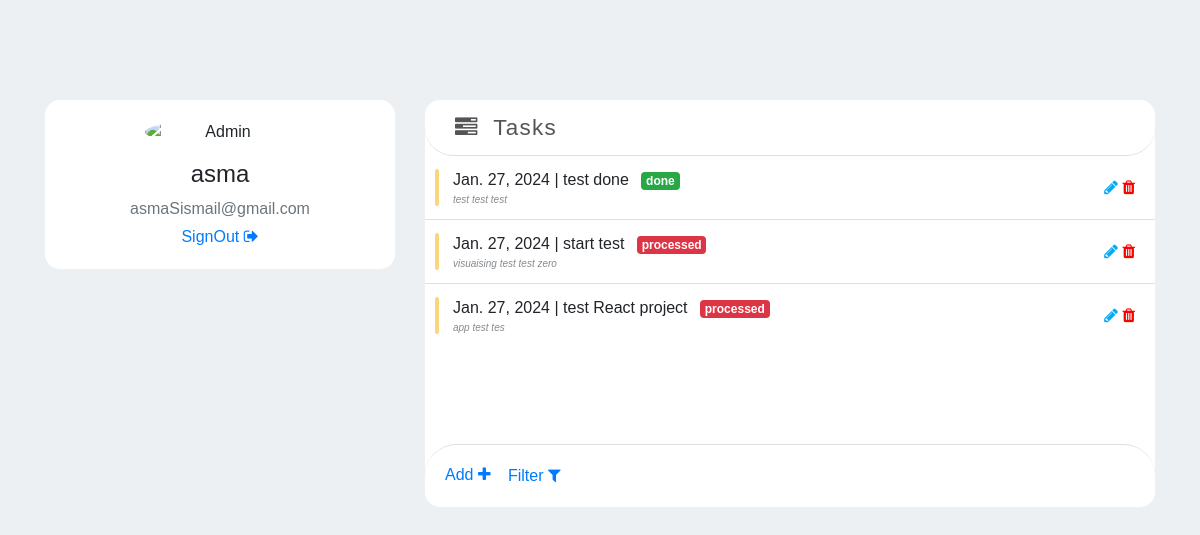
Page /tasks/ (signed in) on the committed database.
### todoListApp/models.py (models this page shows, shortened)
class Task (models.Model):
    STATUS = (('done','DONE'), ('processed', 'PROCESSED'))
    user = models.ForeignKey(User, on_delete=models.CASCADE)
    title= models.CharField(max_length=50,null=False,blank=False)
    description = models.CharField(max_length=200,null = True , blank=True)
    status=models.CharField(choices=STATUS, max_length=10,default='processed')
    date=models.DateField(default=timezone.now)
    class Meta:
        constraints = [
            models.UniqueConstraint(fields=['user', 'title'], name='unique_user_task'),
        ]

### todoListApp/views.py (the view)
# urls.py: path('tasks/', views.Tasks.as_view(), name='tasks'),
class Tasks(LoginRequiredMixin,ListView):
   template_name = 'tasksList.html'
   model=Task
   login_url = 'users:login'
   context_object_name = 'tasks'
   def get_queryset(self):
      filters={}
      context = super().get_queryset()
      filters['user'] = self.request.user
      if self.request.GET.get("page")== None:
           for key, value in self.request.GET.items():
              print("hello world!")
              print(value)
              if value != '*' and value != '':
                filters[key] = value
           new_context = Task.objects.filter(
                   **filters
               )
           return new_context
      return context
   def get_context_data(self, **kwargs):
        context = super().get_context_data(**kwargs)
        Tasks=Task.objects.all()
        return context

### todoListApp/templates/tasksList.html (shortened to what this page needs)
<!DOCTYPE html>
{% load static %}
<head>
  <link rel="stylesheet" href="https://stackpath.bootstrapcdn.com/bootstrap/4.3.1/css/bootstrap.min.css">
  <link rel="stylesheet" href="https://cdnjs.cloudflare.com/ajax/libs/font-awesome/4.7.0/css/font-awesome.min.css">
  <link rel="stylesheet" href="{% static 'taskList.css' %}">
  </head>
<body >
    {% if user.is_authenticated %}
   <div class="container">
    <div class="row ">
        <div class="col-md-4 mb-3">
          <div class="card">
            <div class="card-body">
              <div class="d-flex flex-column align-items-center text-center">
                <img src="{% static 'userLogo' %}" alt="Admin" class="rounded-circle" width="150">
                <div class="mt-3">
                  <h4>{{user.username}}</h4>
                  <p class="text-secondary mb-1">{{user.email}}</p>
                  <a class="primary" href="{% url 'users:logout' %}">SignOut <i class="fa fa-sign-out" aria-hidden="true"></i></a>
                </div>
              </div>
            </div>
          </div>
        </div>
        <div class="col-md-8">
          <div class="card-hover-shadow-2x mb-3 card">
            <div class="card-header-tab card-header">
              <div class="card-header-title font-size-lg text-capitalize font-weight-normal">
                <i class="fa fa-tasks"></i>
                &nbsp; Tasks
             </div>
            </div>
            <div class="scroll-area-sm">
              <perfect-scrollbar class="ps-show-limits">
                <div style="position: static;" class="ps ps--active-y">
                  <div class="ps-content">
                    <ul class=" list-group list-group-flush">
                    {% for task in tasks %}
                      <li class="list-group-item">
                        <div class="todo-indicator bg-warning"></div>
                        <div class="widget-content p-0">
                          <div class="widget-content-wrapper">
                            <div class="widget-content-left">
                              <div class="widget-heading">{{task.date}} | {{task.title}}
                              <div class="badge  {% if task.status == 'processed' %}badge-danger{% else %}badge-success{% endif %}  ml-2">
                                {{task.status}}</div>
                              </div>
                              <div class="widget-subheading"><i>
                                {{ task.description }}
                              </i></div>
                            </div>
                          <div class="widget-content-right">
                            <a class="border-0 btn-transition  success " href="{% url 'todoListApp:Task_update' pk=task.pk %}">
                              <i class="fa fa-pencil"></i></a>
                              <a class="border-0 btn-transition danger" href="{% url 'todoListApp:Task_delete' pk=task.pk %}">
                             <i class="fa fa-trash"></i>
                              </a>
                          </div>
                          </div>
                        </div>
                      </li>
                      {% endfor %}
                    </ul>
                  </div>
                </div>
              </perfect-scrollbar>
            </div>
            <div class="card-footer" id="footer">
                <a class="primary " href="{% url 'todoListApp:Task_New' %}">Add <i class="fa fa-plus"></i></a>
                <button type="button" class="btn btn-link" data-toggle="modal" data-target="#exampleModalCenter">Filter <i class="fa fa-filter"></i></button>
              </div>
            </div>
          </div>
        </div>
    </div>
     {% endif %}
</body>
</html>

### todoListApp/static/taskList.css (style rules this page uses)
* { margin: 0; padding: 0; box-sizing: border-box; font-family: 'Poppins', sans-serif; }
.danger { color: red; }
.success { color:#03A9F4; }
body { background: #ecf0f3; }
i { font-style: italic; }
.container { margin-top:100px; }
.card { border-width: 0; transition: all .2s; border-radius: 15px; }
.card-header:first-child { border-radius: 2rem; }
.card-header { display: flex; align-items: center; border-bottom-width: 1px; padding-top: 0; padding-bottom: 0; padding-right: 0.625rem; height: 3.5rem; background-color: #fff; }
.widget-subheading { color: #858a8e; font-size: 10px; }
.card-header.card-header-tab .card-header-title { display: flex; align-items: center; white-space: nowrap; font-weight: 600; font-size: 1.4rem; letter-spacing: 1.3px; padding-left: 10px; color: #555; border-radius: 2rem; }
.text-capitalize { text-transform: capitalize !important; }
.scroll-area-sm { height: 288px; overflow-x: hidden; }
.list-group-item { position: relative; display: block; padding: 0.75rem 1.25rem; margin-bottom: -1px; background-color: #fff; border: 1px solid rgba(0, 0, 0, 0.125); }
.list-group { display: flex; flex-direction: column; padding-left: 0; margin-bottom: 0; }
.todo-indicator { position: absolute; width: 4px; height: 60%; border-radius: 0.3rem; left: 0.625rem; top: 20%; opacity: .6; transition: opacity .2s; }
.bg-warning { background-color: #f7b924 !important; }
.widget-content { padding: 1rem; flex-direction: row; align-items: center; border-radius: 2rem; }
.widget-content .widget-content-wrapper { display: flex; flex: 1; position: relative; align-items: center; }
.widget-content .widget-content-right { margin-left: auto; }
.btn:not(:disabled):not(.disabled) { cursor: pointer; }
.btn { position: relative; transition: color 0.15s, background-color 0.15s, border-color 0.15s, box-shadow 0.15s; }
.btn { position: relative; transition: color 0.15s, background-color 0.15s, border-color 0.15s, box-shadow 0.15s; outline: none !important; }
.card-footer { background-color: #fff; }
#footer { border-radius: 2rem; }

### rows in the picture
Task: date "Jan. 27, 2024", title "test done", status "done", description "test test test"
Task: date "Jan. 27, 2024", title "start test", status "processed", description "visuaising test test zero"
Task: date "Jan. 27, 2024", title "test React project", status "processed", description "app test tes"

### other values in the picture
{{ user.username }} "asma"
{{ user.email }} "asmaSismail@gmail.com"
